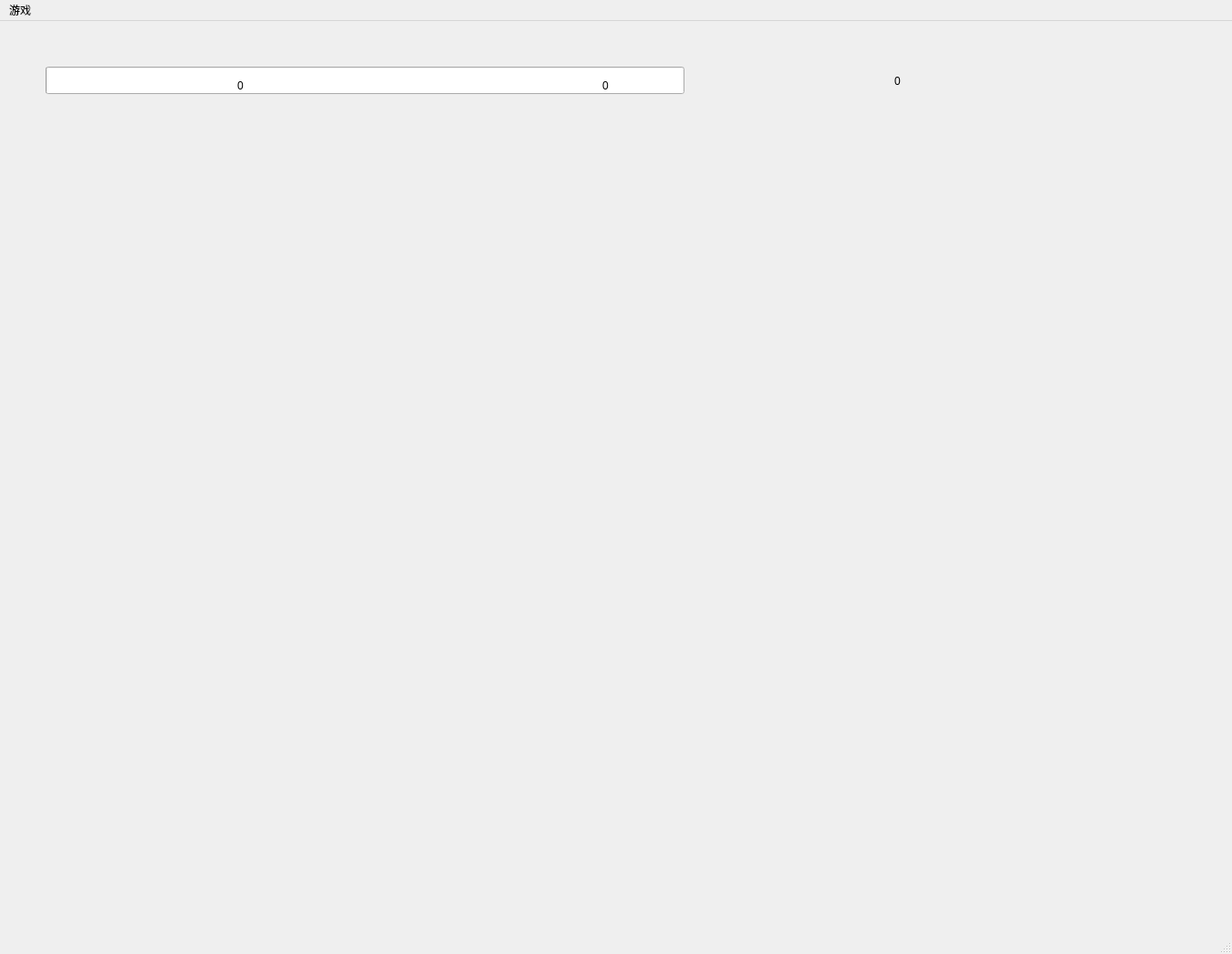
<?xml version="1.0" encoding="UTF-8"?>
<ui version="4.0">
 <class>GameWidget</class>
 <widget class="QMainWindow" name="GameWidget">
  <property name="geometry">
   <rect>
    <x>0</x>
    <y>0</y>
    <width>1350</width>
    <height>1043</height>
   </rect>
  </property>
  <property name="windowTitle">
   <string>MainWindow</string>
  </property>
  <widget class="QWidget" name="centralwidget">
   <property name="minimumSize">
    <size>
     <width>1350</width>
     <height>1000</height>
    </size>
   </property>
   <property name="maximumSize">
    <size>
     <width>1350</width>
     <height>1000</height>
    </size>
   </property>
   <widget class="QWidget" name="widget" native="true">
    <property name="geometry">
     <rect>
      <x>0</x>
      <y>0</y>
      <width>1141</width>
      <height>121</height>
     </rect>
    </property>
    <widget class="QProgressBar" name="progressbar">
     <property name="geometry">
      <rect>
       <x>50</x>
       <y>50</y>
       <width>700</width>
       <height>30</height>
      </rect>
     </property>
     <property name="minimumSize">
      <size>
       <width>700</width>
       <height>30</height>
      </size>
     </property>
     <property name="maximumSize">
      <size>
       <width>700</width>
       <height>30</height>
      </size>
     </property>
     <property name="maximum">
      <number>1500</number>
     </property>
     <property name="value">
      <number>0</number>
     </property>
     <property name="textVisible">
      <bool>false</bool>
     </property>
     <property name="textDirection">
      <enum>QProgressBar::TopToBottom</enum>
     </property>
    </widget>
    <widget class="QLabel" name="scoreLabel">
     <property name="geometry">
      <rect>
       <x>980</x>
       <y>50</y>
       <width>54</width>
       <height>31</height>
      </rect>
     </property>
     <property name="text">
      <string>0</string>
     </property>
    </widget>
    <widget class="QLabel" name="scoreLabel_3">
     <property name="geometry">
      <rect>
       <x>660</x>
       <y>50</y>
       <width>54</width>
       <height>41</height>
      </rect>
     </property>
     <property name="text">
      <string>0</string>
     </property>
    </widget>
    <widget class="QLabel" name="scoreLabel_2">
     <property name="geometry">
      <rect>
       <x>260</x>
       <y>50</y>
       <width>54</width>
       <height>41</height>
      </rect>
     </property>
     <property name="text">
      <string>0</string>
     </property>
    </widget>
   </widget>
   <widget class="QLabel" name="timerLabel">
    <property name="geometry">
     <rect>
      <x>1223</x>
      <y>50</y>
      <width>61</width>
      <height>31</height>
     </rect>
    </property>
    <property name="text">
     <string/>
    </property>
    <property name="textFormat">
     <enum>Qt::AutoText</enum>
    </property>
   </widget>
  </widget>
  <widget class="QMenuBar" name="menubar">
   <property name="geometry">
    <rect>
     <x>0</x>
     <y>0</y>
     <width>1350</width>
     <height>21</height>
    </rect>
   </property>
   <widget class="QMenu" name="menu">
    <property name="title">
     <string>游戏</string>
    </property>
    <widget class="QMenu" name="menu_3">
     <property name="title">
      <string>读档</string>
     </property>
     <addaction name="actionload1"/>
    </widget>
    <widget class="QMenu" name="menu_2">
     <property name="title">
      <string>存档</string>
     </property>
     <addaction name="separator"/>
     <addaction name="actionsave1"/>
    </widget>
    <addaction name="separator"/>
    <addaction name="menu_2"/>
    <addaction name="menu_3"/>
    <addaction name="separator"/>
    <addaction name="actionpause"/>
    <addaction name="actiongoon"/>
    <addaction name="separator"/>
    <addaction name="actionreturn"/>
    <addaction name="actionquit"/>
   </widget>
   <addaction name="menu"/>
  </widget>
  <widget class="QStatusBar" name="statusbar"/>
  <action name="actionquit">
   <property name="text">
    <string>退出</string>
   </property>
  </action>
  <action name="actionpause">
   <property name="text">
    <string>暂停</string>
   </property>
  </action>
  <action name="actionsave1">
   <property name="text">
    <string>save1</string>
   </property>
  </action>
  <action name="actionsave2">
   <property name="text">
    <string>save2</string>
   </property>
  </action>
  <action name="actionsave3">
   <property name="text">
    <string>save3</string>
   </property>
  </action>
  <action name="actionsave4">
   <property name="text">
    <string>save4</string>
   </property>
  </action>
  <action name="actionload1">
   <property name="text">
    <string>load1</string>
   </property>
  </action>
  <action name="actionload2">
   <property name="text">
    <string>load2</string>
   </property>
  </action>
  <action name="actionload3">
   <property name="text">
    <string>load3</string>
   </property>
  </action>
  <action name="actionload4">
   <property name="text">
    <string>load4</string>
   </property>
  </action>
  <action name="actiongoon">
   <property name="text">
    <string>继续</string>
   </property>
  </action>
  <action name="actionreturn">
   <property name="text">
    <string>返回</string>
   </property>
  </action>
  <action name="actionreset">
   <property name="text">
    <string>重启</string>
   </property>
  </action>
 </widget>
 <resources/>
 <connections/>
</ui>
